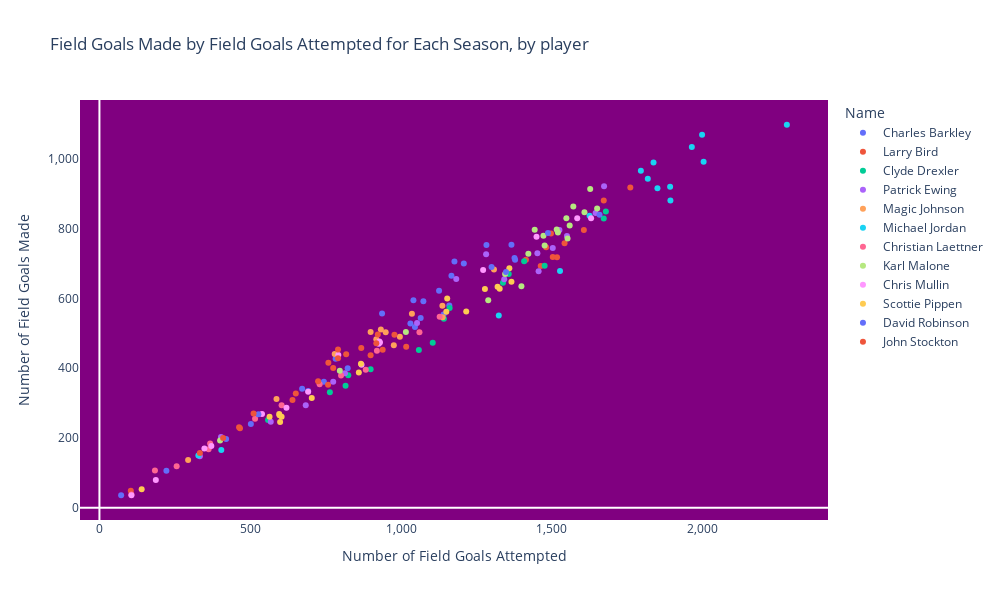

Here is the notebook cell this chart was saved with:
### Code cell
# scatter plot showing number of field goals made by the number of field goals attempted
fig=px.scatter(df_fg, x='FGA', y='FGM', color='Name', 
               title='Field Goals Made by Field Goals Attempted for Each Season, by player', hover_data=["SEASON_ID"],
               width=1000, height=600,
               labels={"FGA": "Number of Field Goals Attempted", "FGM": "Number of Field Goals Made"}).update_layout(xaxis=dict(tickformat=",", showgrid=False),
                                                                                                                      yaxis=dict(tickformat=",", showgrid=False),
                                                                                                                      plot_bgcolor='purple') 
fig.show()

### Figure 1 — Plotly figure (JSON) as saved in the notebook; plotly's stock layout.template omitted (floating-point values rounded to 4 significant figures)
{"data": [{"customdata": [["1984-85"], ["1985-86"], ["1986-87"], ["1987-88"], ["1988-89"], ["1989-90"], ["1990-91"], ["1991-92"], ["1992-93"], ["1993-94"], ["1994-95"], ["1995-96"], ["1996-97"], ["1997-98"], ["1998-99"], ["1999-00"]], "hovertemplate": "Name=Charles Barkley<br>Number of Field Goals Attempted=%{x}<br>Number of Field Goals Made=%{y}<br>SEASON_ID=%{customdata[0]}<extra></extra>", "legendgroup": "Charles Barkley", "marker": {"color": "#636efa", "symbol": "circle"}, "mode": "markers", "name": "Charles Barkley", "orientation": "v", "showlegend": true, "type": "scatter", "x": [783, 1041, 937, 1283, 1208, 1177, 1167, 1126, 1376, 1046, 1141, 1160, 692, 744, 502, 222], "xaxis": "x", "y": [427, 595, 557, 753, 700, 706, 665, 622, 716, 518, 554, 580, 335, 361, 240, 106], "yaxis": "y"}, {"customdata": [["1979-80"], ["1980-81"], ["1981-82"], ["1982-83"], ["1983-84"], ["1984-85"], ["1985-86"], ["1986-87"], ["1987-88"], ["1988-89"], ["1989-90"], ["1990-91"], ["1991-92"]], "hovertemplate": "Name=Larry Bird<br>Number of Field Goals Attempted=%{x}<br>Number of Field Goals Made=%{y}<br>SEASON_ID=%{customdata[0]}<extra></extra>", "legendgroup": "Larry Bird", "marker": {"color": "#EF553B", "symbol": "circle"}, "mode": "markers", "name": "Larry Bird", "orientation": "v", "showlegend": true, "type": "scatter", "x": [1463, 1503, 1414, 1481, 1542, 1760, 1606, 1497, 1672, 104, 1517, 1017, 758], "xaxis": "x", "y": [693, 719, 711, 747, 758, 918, 796, 786, 881, 49, 718, 462, 353], "yaxis": "y"}, {"customdata": [["1983-84"], ["1984-85"], ["1985-86"], ["1986-87"], ["1987-88"], ["1988-89"], ["1989-90"], ["1990-91"], ["1991-92"], ["1992-93"], ["1993-94"], ["1994-95"], ["1995-96"], ["1996-97"], ["1997-98"]], "hovertemplate": "Name=Clyde Drexler<br>Number of Field Goals Attempted=%{x}<br>Number of Field Goals Made=%{y}<br>SEASON_ID=%{customdata[0]}<extra></extra>", "legendgroup": "Clyde Drexler", "marker": {"color": "#00cc96", "symbol": "circle"}, "mode": "markers", "name": "Clyde Drexler", "orientation": "v", "showlegend": true, "type": "scatter", "x": [559, 1161, 1142, 1408, 1679, 1672, 1357, 1338, 1476, 816, 1105, 825, 764, 899, 1059], "xaxis": "x", "y": [252, 573, 542, 707, 849, 829, 670, 645, 694, 350, 473, 380, 331, 397, 452], "yaxis": "y"}, {"customdata": [["1985-86"], ["1986-87"], ["1987-88"], ["1988-89"], ["1989-90"], ["1990-91"], ["1991-92"], ["1992-93"], ["1993-94"], ["1994-95"], ["1995-96"], ["1996-97"], ["1997-98"], ["1998-99"], ["1999-00"], ["2000-01"], ["2001-02"]], "hovertemplate": "Name=Patrick Ewing<br>Number of Field Goals Attempted=%{x}<br>Number of Field Goals Made=%{y}<br>SEASON_ID=%{customdata[0]}<extra></extra>", "legendgroup": "Patrick Ewing", "marker": {"color": "#ab63fa", "symbol": "circle"}, "mode": "markers", "name": "Patrick Ewing", "orientation": "v", "showlegend": true, "type": "scatter", "x": [814, 1053, 1183, 1282, 1673, 1645, 1525, 1550, 1503, 1452, 1456, 1342, 403, 568, 775, 684, 333], "xaxis": "x", "y": [386, 530, 656, 727, 922, 845, 796, 779, 745, 730, 678, 655, 203, 247, 361, 294, 148], "yaxis": "y"}, {"customdata": [["1979-80"], ["1980-81"], ["1981-82"], ["1982-83"], ["1983-84"], ["1984-85"], ["1985-86"], ["1986-87"], ["1987-88"], ["1988-89"], ["1989-90"], ["1990-91"], ["1995-96"]], "hovertemplate": "Name=Magic Johnson<br>Number of Field Goals Attempted=%{x}<br>Number of Field Goals Made=%{y}<br>SEASON_ID=%{customdata[0]}<extra></extra>", "legendgroup": "Magic Johnson", "marker": {"color": "#FFA15A", "symbol": "circle"}, "mode": "markers", "name": "Magic Johnson", "orientation": "v", "showlegend": true, "type": "scatter", "x": [949, 587, 1036, 933, 780, 899, 918, 1308, 996, 1137, 1138, 976, 294], "xaxis": "x", "y": [503, 312, 556, 511, 441, 504, 483, 683, 490, 579, 546, 466, 137], "yaxis": "y"}, {"customdata": [["1984-85"], ["1985-86"], ["1986-87"], ["1987-88"], ["1988-89"], ["1989-90"], ["1990-91"], ["1991-92"], ["1992-93"], ["1994-95"], ["1995-96"], ["1996-97"], ["1997-98"], ["2001-02"], ["2002-03"]], "hovertemplate": "Name=Michael Jordan<br>Number of Field Goals Attempted=%{x}<br>Number of Field Goals Made=%{y}<br>SEASON_ID=%{customdata[0]}<extra></extra>", "legendgroup": "Michael Jordan", "marker": {"color": "#19d3f3", "symbol": "circle"}, "mode": "markers", "name": "Michael Jordan", "orientation": "v", "showlegend": true, "type": "scatter", "x": [1625, 328, 2279, 1998, 1795, 1964, 1837, 1818, 2003, 404, 1850, 1892, 1893, 1324, 1527], "xaxis": "x", "y": [837, 150, 1098, 1069, 966, 1034, 990, 943, 992, 166, 916, 920, 881, 551, 679], "yaxis": "y"}, {"customdata": [["1992-93"], ["1993-94"], ["1994-95"], ["1995-96"], ["1996-97"], ["1997-98"], ["1998-99"], ["1999-00"], ["2000-01"], ["2001-02"], ["2002-03"], ["2003-04"], ["2004-05"]], "hovertemplate": "Name=Christian Laettner<br>Number of Field Goals Attempted=%{x}<br>Number of Field Goals Made=%{y}<br>SEASON_ID=%{customdata[0]}<extra></extra>", "legendgroup": "Christian Laettner", "marker": {"color": "#FF6692", "symbol": "circle"}, "mode": "markers", "name": "Christian Laettner", "orientation": "v", "showlegend": true, "type": "scatter", "x": [1061, 883, 920, 604, 1128, 730, 106, 801, 367, 362, 516, 256, 184], "xaxis": "x", "y": [503, 396, 450, 294, 548, 354, 38, 379, 184, 168, 255, 119, 107], "yaxis": "y"}, {"customdata": [["1985-86"], ["1986-87"], ["1987-88"], ["1988-89"], ["1989-90"], ["1990-91"], ["1991-92"], ["1992-93"], ["1993-94"], ["1994-95"], ["1995-96"], ["1996-97"], ["1997-98"], ["1998-99"], ["1999-00"], ["2000-01"], ["2001-02"], ["2002-03"], ["2003-04"]], "hovertemplate": "Name=Karl Malone<br>Number of Field Goals Attempted=%{x}<br>Number of Field Goals Made=%{y}<br>SEASON_ID=%{customdata[0]}<extra></extra>", "legendgroup": "Karl Malone", "marker": {"color": "#B6E880", "symbol": "circle"}, "mode": "markers", "name": "Karl Malone", "orientation": "v", "showlegend": true, "type": "scatter", "x": [1016, 1422, 1650, 1559, 1627, 1608, 1516, 1443, 1552, 1548, 1520, 1571, 1472, 797, 1476, 1345, 1399, 1289, 400], "xaxis": "x", "y": [504, 728, 858, 809, 914, 847, 798, 797, 772, 830, 789, 864, 780, 393, 752, 670, 635, 595, 193], "yaxis": "y"}, {"customdata": [["1985-86"], ["1986-87"], ["1987-88"], ["1988-89"], ["1989-90"], ["1990-91"], ["1991-92"], ["1992-93"], ["1993-94"], ["1994-95"], ["1995-96"], ["1996-97"], ["1997-98"], ["1998-99"], ["1999-00"], ["2000-01"]], "hovertemplate": "Name=Chris Mullin<br>Number of Field Goals Attempted=%{x}<br>Number of Field Goals Made=%{y}<br>SEASON_ID=%{customdata[0]}<extra></extra>", "legendgroup": "Chris Mullin", "marker": {"color": "#FF97FF", "symbol": "circle"}, "mode": "markers", "name": "Chris Mullin", "orientation": "v", "showlegend": true, "type": "scatter", "x": [620, 928, 926, 1630, 1272, 1449, 1584, 930, 869, 348, 539, 792, 692, 371, 187, 106], "xaxis": "x", "y": [287, 477, 470, 830, 682, 777, 830, 474, 410, 170, 269, 438, 333, 177, 80, 36], "yaxis": "y"}, {"customdata": [["1987-88"], ["1988-89"], ["1989-90"], ["1990-91"], ["1991-92"], ["1992-93"], ["1993-94"], ["1994-95"], ["1995-96"], ["1996-97"], ["1997-98"], ["1998-99"], ["1999-00"], ["2000-01"], ["2001-02"], ["2002-03"], ["2003-04"]], "hovertemplate": "Name=Scottie Pippen<br>Number of Field Goals Attempted=%{x}<br>Number of Field Goals Made=%{y}<br>SEASON_ID=%{customdata[0]}<extra></extra>", "legendgroup": "Scottie Pippen", "marker": {"color": "#FECB52", "symbol": "circle"}, "mode": "markers", "name": "Scottie Pippen", "orientation": "v", "showlegend": true, "type": "scatter", "x": [564, 867, 1150, 1153, 1359, 1327, 1278, 1320, 1216, 1366, 704, 604, 860, 596, 599, 597, 140], "xaxis": "x", "y": [261, 413, 562, 600, 687, 628, 627, 634, 563, 648, 315, 261, 388, 269, 246, 265, 53], "yaxis": "y"}, {"customdata": [["1989-90"], ["1990-91"], ["1991-92"], ["1992-93"], ["1993-94"], ["1994-95"], ["1995-96"], ["1996-97"], ["1997-98"], ["1998-99"], ["1999-00"], ["2000-01"], ["2001-02"], ["2002-03"]], "hovertemplate": "Name=David Robinson<br>Number of Field Goals Attempted=%{x}<br>Number of Field Goals Made=%{y}<br>SEASON_ID=%{customdata[0]}<extra></extra>", "legendgroup": "David Robinson", "marker": {"color": "#636efa", "symbol": "circle"}, "mode": "markers", "name": "David Robinson", "orientation": "v", "showlegend": true, "type": "scatter", "x": [1300, 1366, 1074, 1348, 1658, 1487, 1378, 72, 1065, 527, 1031, 823, 672, 420], "xaxis": "x", "y": [690, 754, 592, 676, 840, 788, 711, 36, 544, 268, 528, 400, 341, 197], "yaxis": "y"}, {"customdata": [["1984-85"], ["1985-86"], ["1986-87"], ["1987-88"], ["1988-89"], ["1989-90"], ["1990-91"], ["1991-92"], ["1992-93"], ["1993-94"], ["1994-95"], ["1995-96"], ["1996-97"], ["1997-98"], ["1998-99"], ["1999-00"], ["2000-01"], ["2001-02"], ["2002-03"]], "hovertemplate": "Name=John Stockton<br>Number of Field Goals Attempted=%{x}<br>Number of Field Goals Made=%{y}<br>SEASON_ID=%{customdata[0]}<extra></extra>", "legendgroup": "John Stockton", "marker": {"color": "#EF553B", "symbol": "circle"}, "mode": "markers", "name": "John Stockton", "orientation": "v", "showlegend": true, "type": "scatter", "x": [333, 466, 463, 791, 923, 918, 978, 939, 899, 868, 791, 818, 759, 511, 410, 725, 651, 775, 640], "xaxis": "x", "y": [157, 228, 231, 454, 497, 472, 496, 453, 437, 458, 429, 440, 416, 270, 200, 363, 328, 401, 309], "yaxis": "y"}], "layout": {"height": 600, "legend": {"title": {"text": "Name"}, "tracegroupgap": 0}, "plot_bgcolor": "purple", "title": {"text": "Field Goals Made by Field Goals Attempted for Each Season, by player"}, "width": 1000, "xaxis": {"anchor": "y", "domain": [0, 1], "showgrid": false, "tickformat": ",", "title": {"text": "Number of Field Goals Attempted"}}, "yaxis": {"anchor": "x", "domain": [0, 1], "showgrid": false, "tickformat": ",", "title": {"text": "Number of Field Goals Made"}}}}
